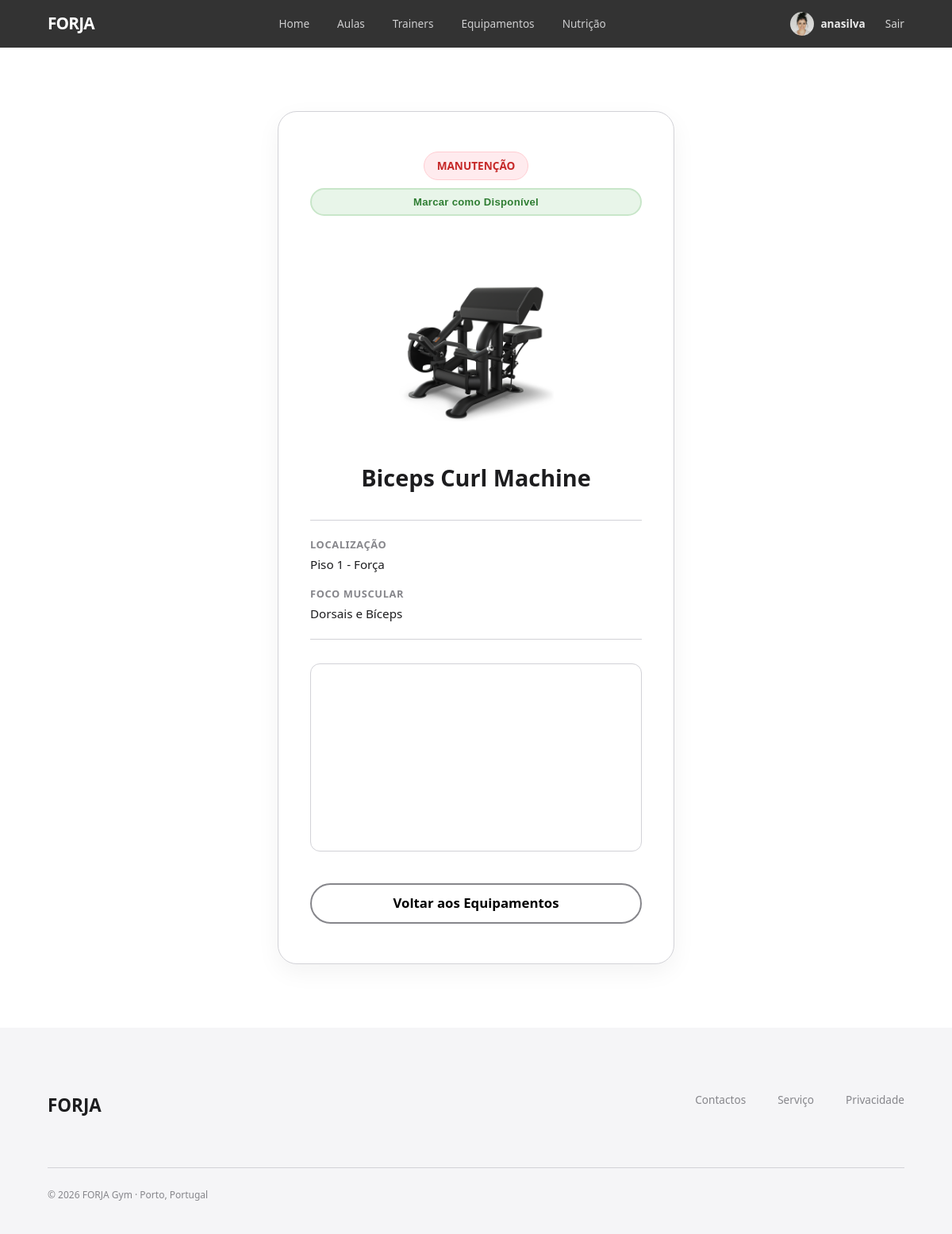
Before: /pages/equipment_info.php?id=14 (signed in) with the older database file.
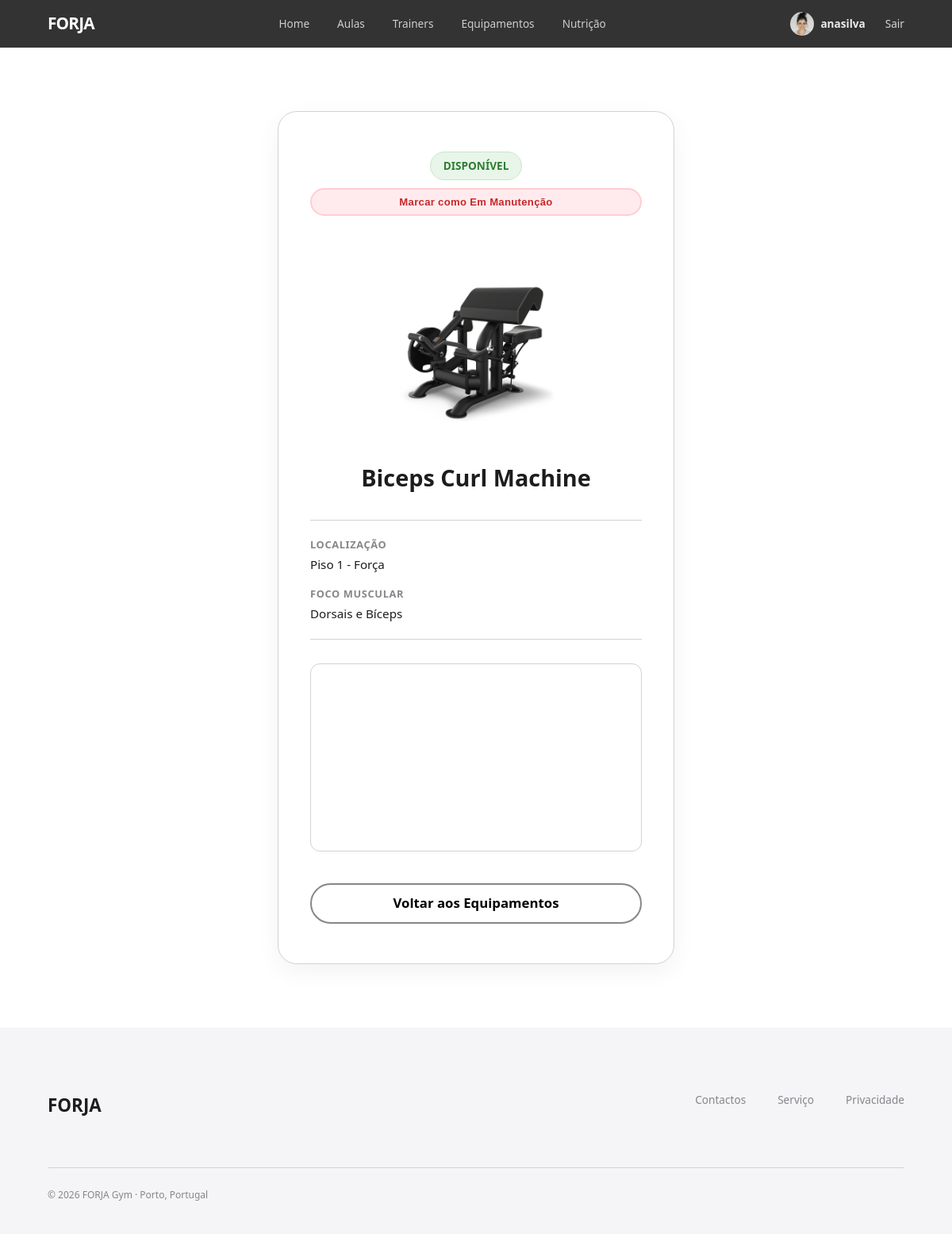
After: the same page with the newer database file.
### tables this page shows
CREATE TABLE equipment (
    id               INTEGER  PRIMARY KEY AUTOINCREMENT,
    name             TEXT     NOT NULL,
    photo TEXT DEFAULT 'default-equipment.png',
    video_url TEXT,
    description      TEXT,
    status           TEXT     NOT NULL
                              CHECK (status IN ('Disponível', 'Manutenção'))
                              DEFAULT 'Disponível',
    location         TEXT     NOT NULL,
    purchase_date    DATE,               -- para controlo de vida útil
    last_maintenance DATE                -- data da última manutenção
);

### database/equipment.php (called while the page is built, shortened)
<?php
function getEquipments(PDO $db): array {
    $stmt = $db->prepare('
        SELECT
            e.*,
            m.name as muscle_name
        FROM equipment e
        LEFT JOIN exercises ex ON e.id = ex.id_equipment
        LEFT JOIN muscle_group m ON ex.id_muscle_group = m.id
        ORDER BY e.name ASC
    ');
    $stmt->execute();
    return $stmt->fetchAll(PDO::FETCH_ASSOC);
}
?>

### database/user_auth.php (called while the page is built, shortened)
<?php
class UserAuth
{
    static function currentUser(): ?array
    {
        return [
            'id'       => $_SESSION['user_id'],
            'username' => $_SESSION['user_username'],
            'name'     => $_SESSION['user_name'],
            'role'     => $_SESSION['user_role'],
            'photo'    => $_SESSION['user_photo'] ?? '',
            'membership' => $_SESSION['user_membership'] ?? 'basico',
        ];
    }
}

### pages/equipment_info.php (the view, shortened to what this page needs)
<?php
require_once('../templates/common.php');
require_once('../database/connection.php');
require_once('../database/user_auth.php');
require_once('../database/equipment.php');
$db   = getDatabaseConnection();
$user = UserAuth::currentUser();
$id = isset($_GET['id']) ? intval($_GET['id']) : 0;
$equipments    = getEquipments($db);
$equipmentInfo = null;
foreach ($equipments as $eq) {
    if ($eq['id'] === $id) {
        $equipmentInfo = $eq;
        break;
    }
}
$photo_src    = !empty($equipmentInfo['photo']) ? "../imgs/" . htmlspecialchars($equipmentInfo['photo']) : "../imgs/default-equipment.png";
$muscle       = $equipmentInfo['muscle_name'] ?? 'Corpo Inteiro';
$location     = $equipmentInfo['location']    ?? 'Não especificada';
$status_text  = $equipmentInfo['status']      ?? 'Disponível';
$status_class = ($status_text === 'Disponível') ? 'status-available' : 'status-maintenance';
$is_trainer = in_array($user['role'], ['trainer', 'admin']);
?>
<link rel="stylesheet" href="../css/trainer_profile.css">
<link rel="stylesheet" href="../css/equipment_info.css">
<main class="profile-page-wrapper">
    <article class="profile-login-card">
        <div class="eq-badge-container">
            <span class="status-badge <?= $status_class ?>" id="status-badge">
                <?= htmlspecialchars($status_text) ?>
            </span>
            <?php if ($is_trainer): ?>
            <button
                id="btn-toggle-status"
                class="btn-toggle-eq <?= ($status_text === 'Disponível') ? 'btn-danger' : 'btn-success' ?>"
                data-id="<?= $id ?>"
                data-current="<?= htmlspecialchars($status_text) ?>">
                <?= ($status_text === 'Disponível') ? 'Marcar como Em Manutenção' : 'Marcar como Disponível' ?>
            </button>
            <?php endif; ?>
        </div>
        <img src="<?= $photo_src ?>"
             alt="<?= htmlspecialchars($equipmentInfo['name']) ?>"
             class="eq-profile-photo"
             onerror="this.onerror=null; this.src='../imgs/default-equipment.png';">
        <h1 class="profile-name"><?= htmlspecialchars($equipmentInfo['name']) ?></h1>
        <div class="profile-details-list">
            <div class="profile-detail-item">
                <strong>Localização</strong>
                <span><?= htmlspecialchars($location) ?></span>
            </div>
            <div class="profile-detail-item">
                <strong>Foco Muscular</strong>
                <span><?= htmlspecialchars($muscle) ?></span>
            </div>
        </div>
        <?php if (!empty($equipmentInfo['video_url'])): ?>
            <div class="video-wrapper">
                <iframe src="<?= htmlspecialchars($equipmentInfo['video_url']) ?>" allowfullscreen></iframe>
            </div>
        <?php endif; ?>
        <a href="equipment.php" class="btn-text btn-back-team">Voltar aos Equipamentos</a>
    </article>
</main>

Changed rows visible on the page:
changed equipment "Biceps Curl Machine": status "MANUTENÇÃO" → "DISPONÍVEL"
Other visible differences:
text no longer shown: "Marcar como Disponível"
text now shown: "Marcar como Em Manutenção"
